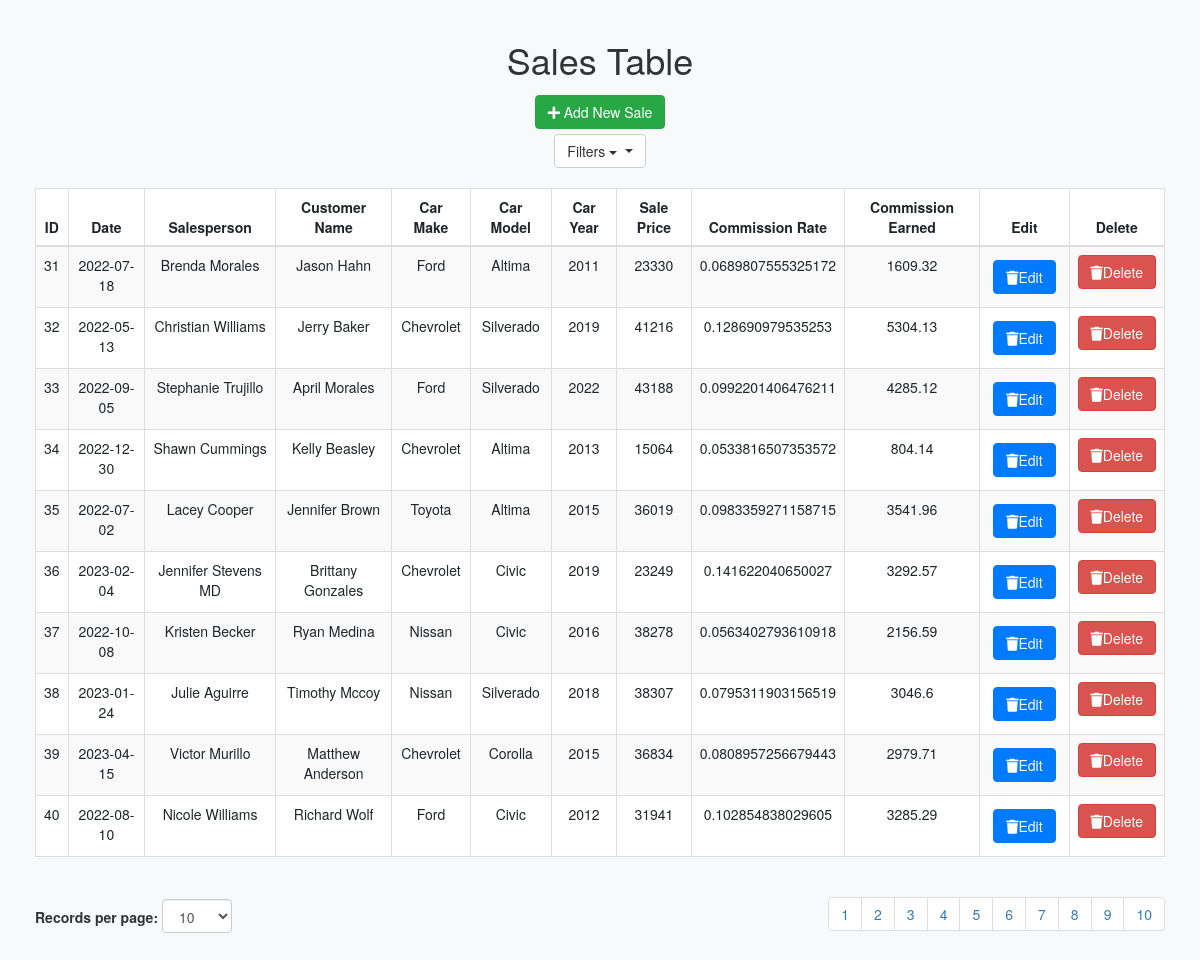
Screenshot of /show_sales_data/page/4/records_per_page/10 with the database file from the repository.
### main.py (models this page shows)
class Sales(db.Model):
    id = db.Column(db.Integer, primary_key=True)
    date = db.Column(db.String(250), nullable=False)
    salesperson = db.Column(db.String(250), nullable=False)
    customer_name = db.Column(db.String(250), nullable=False)
    car_make = db.Column(db.String(250), nullable=False)
    car_model = db.Column(db.String(250), nullable=False)
    car_year = db.Column(db.Integer(), nullable=False)
    sale_price = db.Column(db.String(250), nullable=False)
    commission_rate = db.Column(db.Float(), nullable=False)
    commission_earned = db.Column(db.Float(), nullable=False)

### main.py (the view)
@app.route('/show_sales_data/', defaults={'page': 1, 'records_per_page': 10})
@app.route('/show_sales_data/page/<int:page>/records_per_page/<int:records_per_page>')
def show_sales_data(page, records_per_page):
    global sales_data
    con = sqlite3.connect("instance/db.sqlite")
    sales_data = pd.read_sql_query("SELECT * from sales", con)
    sales_data = sales_data.drop_duplicates()
    total_records = len(sales_data)
    total_pages = (total_records + records_per_page - 1) // records_per_page
    start = (page - 1) * records_per_page
    end = start + records_per_page
    paginated_sales_data = sales_data.iloc[start:end]
    filter_columns = ["salesperson", "car_make", "car_model", "car_year"]
    filters = {column: sales_data[column].unique().tolist() for column in filter_columns}
    return render_template('show_sales_data.html', sales=paginated_sales_data.to_dict(orient='records'), total_records=total_records, total_pages=total_pages, page=page, records_per_page=records_per_page, filters=filters)

### templates/show_sales_data.html (shortened to what this page needs)
<!DOCTYPE html>
<html lang="en">
<head>
    <link rel="stylesheet" href="https://stackpath.bootstrapcdn.com/bootstrap/4.5.2/css/bootstrap.min.css">
    <link rel="stylesheet" href="https://maxcdn.bootstrapcdn.com/bootstrap/3.4.1/css/bootstrap.min.css">
    <link rel="stylesheet" href="https://cdnjs.cloudflare.com/ajax/libs/font-awesome/5.15.3/css/all.min.css">
</head>
<body class="hold-transition sidebar-mini">
    <div class="wrapper">
        <div class="content-wrapper">
            <section class="content">
                <div class="container-fluid">
                    <h1 class="text-center">Sales Table</h1>
                    <div class="text-center">
                    <a class="btn btn-success" href="{{ url_for('add_sales_record') }}"><i class="fas fa-plus"></i> Add New Sale</a>
                    <div class="dropdown">
                        <button class="btn btn-default dropdown-toggle" type="button" data-toggle="dropdown">Filters
                            <span class="caret"></span>
                        </button>
                    </div>
                    <div class="table-container">
                        <table class="table table-striped table-bordered">
                            <thead>
                                <tr>
                                    <th>ID</th>
                                    <th>Date</th>
                                    <th>Salesperson</th>
                                    <th>Customer Name</th>
                                    <th>Car Make</th>
                                    <th>Car Model</th>
                                    <th>Car Year</th>
                                    <th>Sale Price</th>
                                    <th>Commission Rate</th>
                                    <th>Commission Earned</th>
                                    <th>Edit</th>
                                    <th>Delete</th>
                                </tr>
                            </thead>
                            <tbody>
                                {% for sale in sales %}
                                <tr>
                                    <td>{{ sale.id }}</td>
                                    <td>{{ sale.date }}</td>
                                    <td>{{ sale.salesperson }}</td>
                                    <td>{{ sale.customer_name }}</td>
                                    <td>{{ sale.car_make }}</td>
                                    <td>{{ sale.car_model }}</td>
                                    <td>{{ sale.car_year }}</td>
                                    <td>{{ sale.sale_price }}</td>
                                    <td>{{ sale.commission_rate }}</td>
                                    <td>{{ sale.commission_earned }}</td>
                                    <td><form action="{{url_for('edit_sales_record', id=sale.id)}}" method="GET" style="display:inline;"><button type = "submit" class= "btn btn-primary"> <i class="fas fa-trash"></i>Edit</form>
                                    <td><form action="{{ url_for('delete_sales_record', id=sale.id) }}" method="POST" style="display:inline;"><button type="submit" class="btn btn-danger"><i class="fas fa-trash"></i>Delete</button></form></td>
                                </tr>
                                {% endfor %}
                            </tbody>
                        </table>
                    </div>
                    <div class="d-flex justify-content-between align-items-center">
                        <div>
                            <label for="recordsPerPage">Records per page:</label>
                            <select id="recordsPerPage" class="form-control d-inline-block w-auto" onchange="location = this.value;">
                                <option value="#" selected>10</option>
                            </select>
                        </div>
                        <nav aria-label="Page navigation example">
                            <ul class="pagination justify-content-center">
                                {% for page in range(1, total_pages + 1) %}
                                    <li class="page-item"> <a href="{{ url_for('show_sales_data', page=page, records_per_page = records_per_page) }}">{{ page }}</a></li>
                                {% endfor %}
                            </ul>
                        </nav>
                    </div>
                </div>
            </section>
        </div>
    </div>
</body>
</html>

### templates/show_sales_data.html (style rules this page uses)
body { padding: 20px; background-color: #f8f9fa; }
.table-container { margin-top: 20px; display: flex; justify-content: center; }
table { width: 100%; table-layout: auto; background-color: #ffffff; border: 1px solid #dee2e6; }
th, td { text-align: center; vertical-align: middle; }
.btn-primary, .btn-success { margin: 5px; }
.btn-primary { background-color: #007bff; border-color: #007bff; }
.btn-success { background-color: #28a745; border-color: #28a745; }

### rows the page displays
Sales: id "31", date "2022-07-18", salesperson "Brenda Morales", customer_name "Jason Hahn", car_make "Ford", car_model "Altima", car_year "2011", sale_price "23330", commission_rate "0.0689807555325172", commission_earned "1609.32"
Sales: id "32", date "2022-05-13", salesperson "Christian Williams", customer_name "Jerry Baker", car_make "Chevrolet", car_model "Silverado", car_year "2019", sale_price "41216", commission_rate "0.128690979535253", commission_earned "5304.13"
Sales: id "33", date "2022-09-05", salesperson "Stephanie Trujillo", customer_name "April Morales", car_make "Ford", car_model "Silverado", car_year "2022", sale_price "43188", commission_rate "0.0992201406476211", commission_earned "4285.12"
Sales: id "34", date "2022-12-30", salesperson "Shawn Cummings", customer_name "Kelly Beasley", car_make "Chevrolet", car_model "Altima", car_year "2013", sale_price "15064", commission_rate "0.0533816507353572", commission_earned "804.14"
Sales: id "35", date "2022-07-02", salesperson "Lacey Cooper", customer_name "Jennifer Brown", car_make "Toyota", car_model "Altima", car_year "2015", sale_price "36019", commission_rate "0.0983359271158715", commission_earned "3541.96"
Sales: id "36", date "2023-02-04", salesperson "Jennifer Stevens MD", customer_name "Brittany Gonzales", car_make "Chevrolet", car_model "Civic", car_year "2019", sale_price "23249", commission_rate "0.141622040650027", commission_earned "3292.57"
Sales: id "37", date "2022-10-08", salesperson "Kristen Becker", customer_name "Ryan Medina", car_make "Nissan", car_model "Civic", car_year "2016", sale_price "38278", commission_rate "0.0563402793610918", commission_earned "2156.59"
Sales: id "38", date "2023-01-24", salesperson "Julie Aguirre", customer_name "Timothy Mccoy", car_make "Nissan", car_model "Silverado", car_year "2018", sale_price "38307", commission_rate "0.0795311903156519", commission_earned "3046.6"
Sales: id "39", date "2023-04-15", salesperson "Victor Murillo", customer_name "Matthew Anderson", car_make "Chevrolet", car_model "Corolla", car_year "2015", sale_price "36834", commission_rate "0.0808957256679443", commission_earned "2979.71"
Sales: id "40", date "2022-08-10", salesperson "Nicole Williams", customer_name "Richard Wolf", car_make "Ford", car_model "Civic", car_year "2012", sale_price "31941", commission_rate "0.102854838029605", commission_earned "3285.29"

### other values shown
{{ page }} "1" "2" "3" "4" "5" "6" "7" "8" "9" "10"
